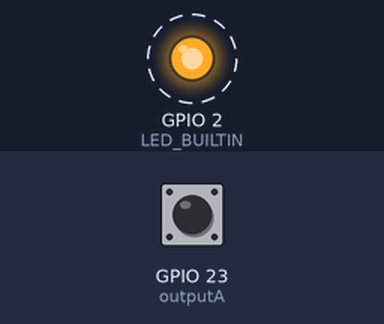
Simulated run of this sketch. Board: ESP32. Shown: output pins drawn as LEDs (lit = HIGH). Dashed ring = blinking. The inputs (shaded band) are chosen by the test bench; at power-on: GPIO 23 (outputA) HIGH. The ROS host is connected and sends only what is stated.

Above: at 1.8 s.
Timing chart, 0 to 5.9 s (numbered marks = the images above):
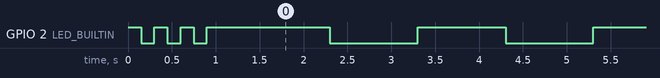

Measured:
- by itself, GPIO 2 (LED_BUILTIN): HIGH → LOW at 0.15 s, → HIGH 0.15 s later, → LOW 0.15 s later, → HIGH 0.15 s later, … (134 changes in this stretch)

The sketch:

encoder_publisher_v2.ino
```cpp
// =============================================
// encoder_publisher_v2.ino
// ESP32 Encoder → rosserial → ROS 1 (Noetic / Ubuntu 20)
//
// Publishes:
//   /encoder/count     (std_msgs/Int32)   — always positive, resets on direction change
//   /encoder/distance  (std_msgs/Float32) — always positive cm, resets on direction change
//   /encoder/velocity  (std_msgs/Float32) — always positive cm/s
//   /encoder/xaxis     (std_msgs/Int32)   — +1 Forward | -1 Reverse
// =============================================

#include <ros.h>
#include <std_msgs/Int32.h>
#include <std_msgs/Float32.h>

// =============================================
// PIN DEFINITIONS
// =============================================
#define outputA     23
#define outputB     19
#define LED_BUILTIN  2

// =============================================
// ENCODER PARAMETERS
// =============================================
const float COUNTS_PER_REVOLUTION = 360.0;
const float WHEEL_DIAMETER_CM     = 10.0;
const float WHEEL_CIRCUMFERENCE   = 3.14159265f * WHEEL_DIAMETER_CM;
const float DISTANCE_PER_COUNT    = WHEEL_CIRCUMFERENCE / COUNTS_PER_REVOLUTION;

// =============================================
// ISR STATE
// These are ONLY written inside the ISR.
// Main loop reads them atomically via noInterrupts().
// NEVER reset counter inside the ISR — race condition.
// Reset is handled safely in the main loop.
// =============================================
volatile int32_t isrCount        = 0;   // always increments, never decrements
volatile int8_t  isrDirection    = 1;   // +1 or -1
volatile bool    isrDirChanged   = false; // flag: direction flip detected
volatile int     aLastState      = 0;
volatile int     lastDirection   = 0;   // 0 = unknown at boot

// =============================================
// MAIN LOOP STATE
// =============================================
int32_t lastCount       = 0;
int32_t publishedCount  = 0;   // count value after last reset
float   totalDistance   = 0.0f;
float   velocity        = 0.0f;

unsigned long lastPublishTime = 0;
const unsigned long PUBLISH_INTERVAL_MS = 100;  // 10 Hz

// =============================================
// ROS
// =============================================
ros::NodeHandle nh;

std_msgs::Int32   count_msg;
std_msgs::Float32 dist_msg;
std_msgs::Float32 vel_msg;
std_msgs::Int32   xaxis_msg;

ros::Publisher pub_count   ("/encoder/count",    &count_msg);
ros::Publisher pub_distance("/encoder/distance", &dist_msg);
ros::Publisher pub_velocity("/encoder/velocity", &vel_msg);
ros::Publisher pub_xaxis   ("/encoder/xaxis",    &xaxis_msg);

// =============================================
// ISR — keep it minimal, no resets here
// =============================================
void IRAM_ATTR encoderISR() {
  bool a = digitalRead(outputA);
  bool b = digitalRead(outputB);

  if (a != (bool)aLastState) {
    int8_t currentDirection = (b != a) ? 1 : -1;

    if (lastDirection != 0 && currentDirection != lastDirection) {
      isrDirChanged = true;   // signal main loop to reset
    }

    isrDirection  = currentDirection;
    lastDirection = currentDirection;
    isrCount++;               // always positive, always increments
  }
  aLastState = (int)a;
}

// =============================================
// SETUP
// =============================================
void setup() {
  pinMode(outputA,     INPUT_PULLUP);
  pinMode(outputB,     INPUT_PULLUP);
  pinMode(LED_BUILTIN, OUTPUT);

  // Boot blink
  for (int i = 0; i < 3; i++) {
    digitalWrite(LED_BUILTIN, HIGH); delay(150);
    digitalWrite(LED_BUILTIN, LOW);  delay(150);
  }

  // rosserial owns Serial — do NOT call Serial.begin()
  nh.initNode();
  nh.advertise(pub_count);
  nh.advertise(pub_distance);
  nh.advertise(pub_velocity);
  nh.advertise(pub_xaxis);

  aLastState = digitalRead(outputA);
  attachInterrupt(digitalPinToInterrupt(outputA), encoderISR, CHANGE);

  lastPublishTime = millis();

  // Ready blink
  digitalWrite(LED_BUILTIN, HIGH); delay(400);
  digitalWrite(LED_BUILTIN, LOW);
}

// =============================================
// MAIN LOOP
// =============================================
void loop() {
  unsigned long now = millis();

  if (now - lastPublishTime >= PUBLISH_INTERVAL_MS) {
    float dt = (now - lastPublishTime) / 1000.0f;

    // --- Atomic read of all ISR state ---
    noInterrupts();
    int32_t rawCount     = isrCount;
    int8_t  direction    = isrDirection;
    bool    dirChanged   = isrDirChanged;
    if (dirChanged) isrDirChanged = false;  // clear flag inside critical section
    interrupts();

    // --- Handle direction change: reset counters here, not in ISR ---
    if (dirChanged) {
      publishedCount = rawCount;   // anchor point: counts from here are "fresh"
      totalDistance  = 0.0f;
      lastCount      = rawCount;
    }

    // Count relative to last reset point
    int32_t relativeCount = rawCount - publishedCount;
    int32_t deltaCount    = rawCount - lastCount;
    if (deltaCount < 0) deltaCount = 0;  // safety: shouldn't happen now

    float deltaDist   = deltaCount * DISTANCE_PER_COUNT;
    totalDistance    += deltaDist;
    velocity          = deltaDist / dt;

    // --- Publish ---
    count_msg.data = relativeCount;
    pub_count.publish(&count_msg);

    dist_msg.data = totalDistance;
    pub_distance.publish(&dist_msg);

    vel_msg.data = velocity;
    pub_velocity.publish(&vel_msg);

    xaxis_msg.data = (int32_t)direction;
    pub_xaxis.publish(&xaxis_msg);

    lastCount       = rawCount;
    lastPublishTime = now;
  }

  nh.spinOnce();

  // Heartbeat LED at 1 Hz
  static unsigned long lastBlink = 0;
  static bool ledState = false;
  if (now - lastBlink >= 1000) {
    ledState = !ledState;
    digitalWrite(LED_BUILTIN, ledState);
    lastBlink = now;
  }
}
```
